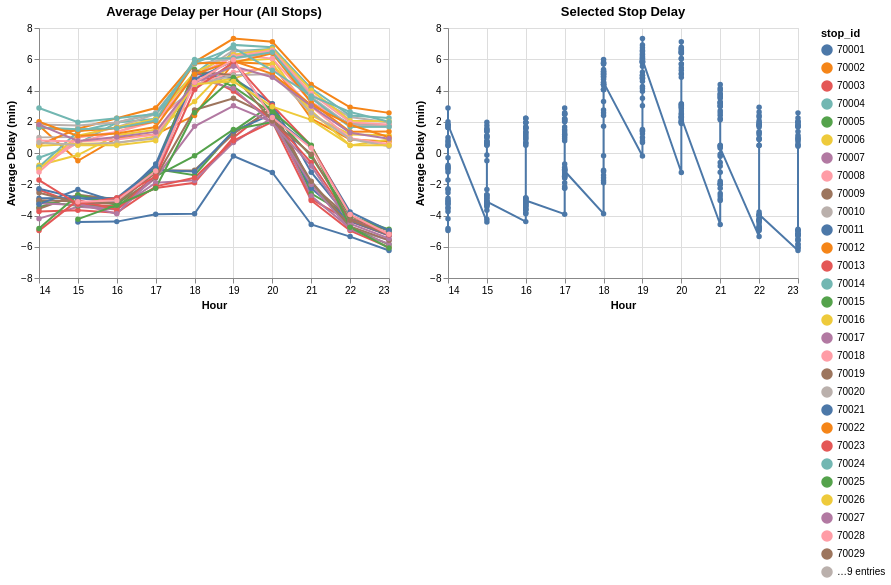

Notebook code cell kept with this figure:
### Code cell
# Visualization #2 (Interactive): Based on orange line stop, what is the average delay given the hour of the day
# select the stop_id you want to display
select_stop = alt.binding_radio(options=avg_delay["stop_id"].unique(), name="Stop Selection:")

selection = alt.selection_point(
    fields=['stop_id'], 
    bind=select_stop
)

main_chart = (alt.Chart(avg_delay).mark_line(point=True).encode(
    x=alt.X('hour:Q', title="Hour"),
    y=alt.Y('delay_minutes:Q', title="Average Delay (min)"),
    color=alt.condition(
            selection,
            alt.Color('stop_id:N'),
            alt.value('lightgray')
    ),
    opacity=alt.condition(
            selection,
            alt.value(1.0),  
            alt.value(0.3)    
    ),
    tooltip=['stop_id', 'hour', 'delay_minutes']
).transform_calculate(
    adjusted_hour="datum.hour - 12"
).properties(
        width=350,
        height=250,
        title='Average Delay per Hour (All Stops)'
).add_params(selection)
)

selected_chart = (alt.Chart(avg_delay).transform_filter(selection).mark_line(point=True).encode(
        x=alt.X('hour:Q', title="Hour"),
        y=alt.Y('delay_minutes:Q', title="Average Delay (min)")
).transform_calculate(
    adjusted_hour="datum.hour - 12"
).properties(
    width=350,
    height=250,
    title='Selected Stop Delay'
)
)

final_chart = main_chart | selected_chart

final_chart

# final_chart.save("avg_delay_min_per_stop.json")

### Figure 1 — Vega-Lite specification as saved in the notebook (floating-point values rounded to 4 significant figures; data arrays with more than 128 entries replaced by an {"elided": "..."} marker saying what was removed)
{"config": {"view": {"continuousWidth": 300, "continuousHeight": 300}}, "hconcat": [{"mark": {"type": "line", "point": true}, "encoding": {"color": {"condition": {"param": "param_1", "field": "stop_id", "type": "nominal"}, "value": "lightgray"}, "opacity": {"condition": {"param": "param_1", "value": 1.0}, "value": 0.3}, "tooltip": [{"field": "stop_id", "type": "quantitative"}, {"field": "hour", "type": "quantitative"}, {"field": "delay_minutes", "type": "quantitative"}], "x": {"field": "hour", "title": "Hour", "type": "quantitative"}, "y": {"field": "delay_minutes", "title": "Average Delay (min)", "type": "quantitative"}}, "height": 250, "name": "view_1", "title": "Average Delay per Hour (All Stops)", "transform": [{"calculate": "datum.hour - 12", "as": "adjusted_hour"}], "width": 350}, {"mark": {"type": "line", "point": true}, "encoding": {"x": {"field": "hour", "title": "Hour", "type": "quantitative"}, "y": {"field": "delay_minutes", "title": "Average Delay (min)", "type": "quantitative"}}, "height": 250, "title": "Selected Stop Delay", "transform": [{"filter": {"param": "param_1"}}, {"calculate": "datum.hour - 12", "as": "adjusted_hour"}], "width": 350}], "data": {"name": "data-db712e0bc18bed9b168faae2af13d156"}, "params": [{"name": "param_1", "select": {"type": "point", "fields": ["stop_id"]}, "bind": {"input": "radio", "options": [70000.0, 70000.0, 70000.0, 70000.0, 70000.0, 70010.0, 70010.0, 70010.0, 70010.0, 70010.0, 70010.0, 70010.0, 70010.0, 70010.0, 70020.0, 70020.0, 70020.0, 70020.0, 70020.0, 70020.0, 70020.0, 70020.0, 70020.0, 70020.0, 70020.0, 70030.0, 70030.0, 70030.0, 70030.0, 70030.0, 70030.0, 70030.0, 70030.0, 70030.0, 70040.0, 70040.0, 70280.0, 70280.0], "name": "Stop Selection:"}, "views": ["view_1"]}], "$schema": "https://vega.github.io/schema/vega-lite/v5.17.0.json", "datasets": {"data-db712e0bc18bed9b168faae2af13d156": {"elided": "375 records"}}}
